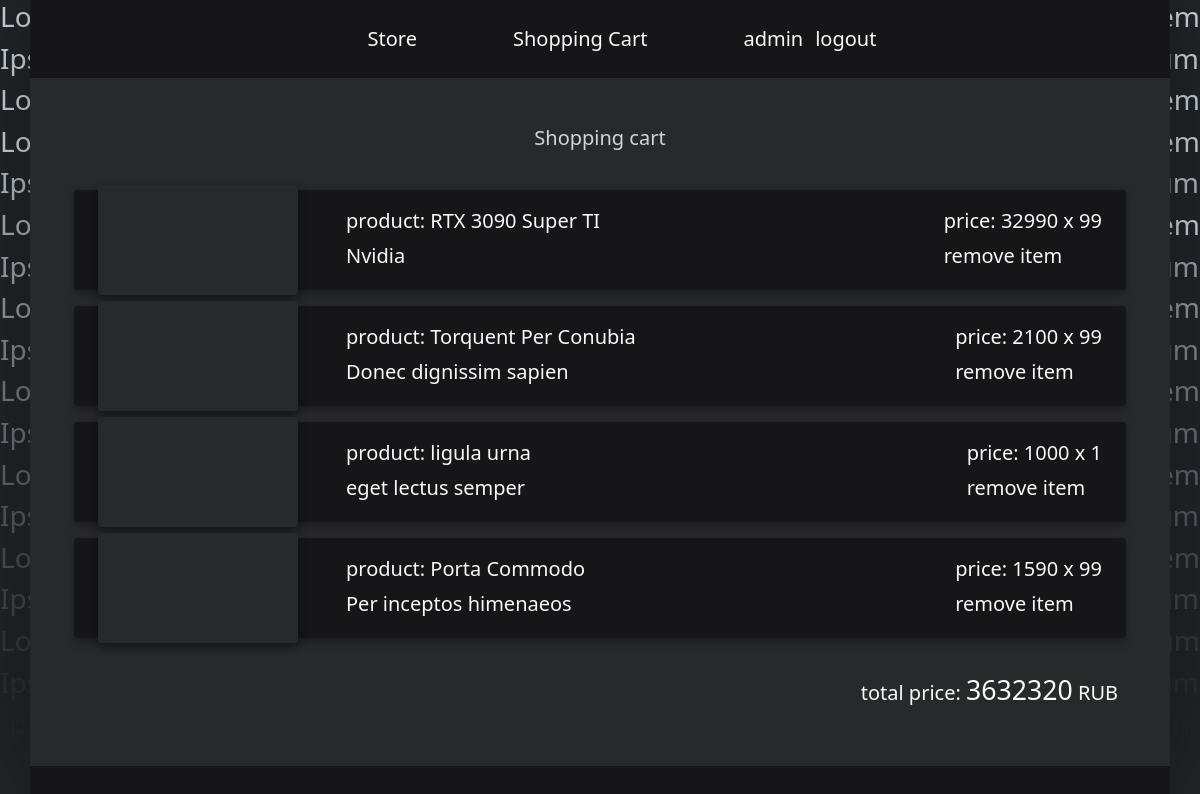
Before: /cart (signed in) with the older database file.
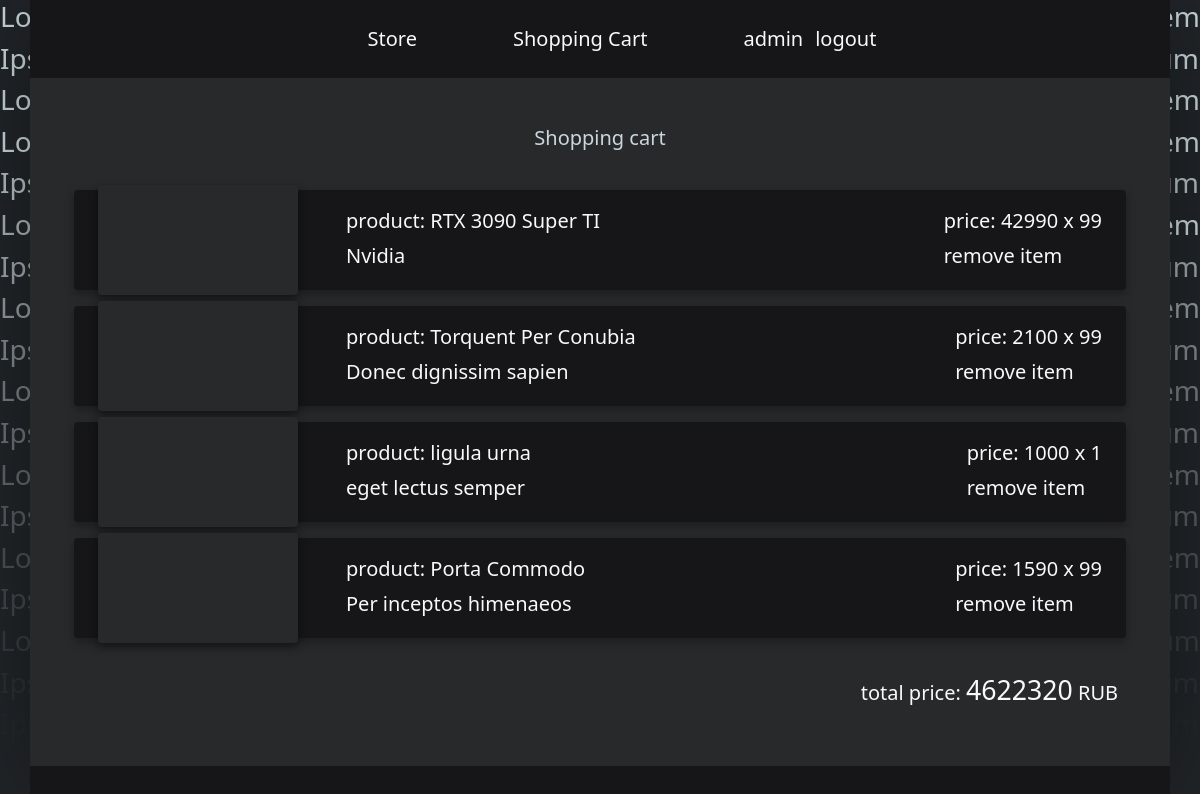
After: the same page with the newer database file.
### store/models.py (models this page shows, shortened)
class CartItem(models.Model):
    owner = models.ForeignKey(User, on_delete=models.CASCADE)
    item = models.ForeignKey(Item, on_delete=models.CASCADE)
    quantity = models.IntegerField()

class Item(models.Model):
    name = models.CharField('Item Name', max_length=60, default="Placeholder")
    sentence = models.CharField('Item Sentence', max_length=60)
    img_url = models.URLField('Item Image Url')
    descripotion = models.TextField('Item Description')
    price = models.IntegerField()

### store/views.py (the view)
# urls.py: path('cart', views.cart, name="cart"),
@login_required(login_url="login")
def cart(req):
    try:
        cart_items = CartItem.objects.filter(owner=req.user).order_by('-id')
        total_cost = sum([entry.item.price * entry.quantity for entry in cart_items])
    except CartItem.DoesNotExist:
        cart_items = []
        total_cost = 0
    context = {
        "cart_items": cart_items,
        "total_cost": total_cost
    }
    return render(req, 'store/cart.html', context)

### store/templates/store/cart.html (shortened to what this page needs)
{% extends 'layout.html' %}
{% load static %}
{% block content %}
<div class="row p-4 bg-dark d-flex align-items-start" style="min-height: 70vh;">
    <div>
        <h5 class='lead text-center text-light p-4 text-ipsum'>Shopping cart</h5>
        {% if cart_items %}
            {% for item in cart_items %}
            <div class="m-2 mt-3 p-4 rounded d-flex justify-content-between align-items-center bg-primary" style="box-shadow: 0px 4px 10px rgba(0, 0, 0, 0.308); height: 100px;">
                <div class="d-flex">
                    <div class="bg-dark rounded" style="width: 200px; box-shadow: 0px 4px 10px rgba(0, 0, 0, 0.445);">
                        <a href="{% url 'item_detail' item.item.id %}" class="text-decoration-none">
                        <div class="rounded" style='height: 100%; width: 100%; background-image: url("{{item.item.img_url}}"); background-size: cover; background-position: center;'></div>
                        </a>
                    </div>
                    <div class="ms-4 p-4">
                        <h4 class="lead text-light">product: <strong>{{item.item.name}}</strong></h4>
                        <div class="lead text-light">{{item.item.sentence}}</div>
                    </div>
                </div>
                <div class="">
                    <h4 class="lead text-light"><strong>price: {{item.item.price}} x {{item.quantity}}</strong></h4>
                    <a href="{% url 'delete_cart_item' item_id=item.id %}" onClick="return window.confirm('точно хочешь удалить?');" class="lead text-decoration-none text-light"><strong>remove item</strong></a>
                </div>
            </div>
            {% endfor %}
            <div class="d-flex w-100 justify-content-end p-4 m-2">
                <div class="lead text-light">total price: <strong> <span id="total_cost" style="font-size: 20pt;">{{total_cost}}</span></strong> RUB</div>
            </div>
        {% endif %}
    </div>
</div>
{% endblock %}

### templates/layout.html (shortened to what this page needs)
{% load static %}
<!DOCTYPE html>
<html lang="en">
<head>
    <link rel="stylesheet" type="text/css" href="{% static 'css/bootstrap.css' %}">
    <link rel="stylesheet" type="text/css" href="{% static 'css/style.css' %}">
</head>
<body style="background: rgb(33, 37, 41);">
<div class="bg-bg-img" style="
    z-index: -9999;">
    <div style="position: absolute; right: 0px; z-index: -9999;">
        <h3 style="color:#CAD8DE">Lorem Ipsum <span style="color:#CAD8DE">Lorem Ipsum</span> Lorem</h3>
        <h3 style="color:#CAD8DE">Ipsum Lorem Ipsum Lorem Ipsum</h3>
        <h3 style="color:#CAD8DEff">Lorem Ipsum Lorem Ipsum Lorem</h3>
        <h3 style="color:#CAD8DE">Lorem Ipsum Lorem Ipsum Lorem</h3>
        <h3 style="color:#CAD8DEDD">Ipsum Lorem Ipsum Lorem Ipsum</h3>
        <h3 style="color:#CAD8DECC">Lorem Ipsum Lorem Ipsum <span style="color:#CAD8DE">Lorem</span></h3>
        <h3 style="color:#CAD8DEBB">Ipsum Lorem Ipsum Lorem Ipsum</h3>
        <h3 style="color:#CAD8DEAA">Lorem Ipsum Lorem Ipsum Lorem</h3>
        <h3 style="color:#CAD8DE90">Ipsum <span style="color:#CAD8DE90">Lorem Ipsum</span> Lorem Ipsum</h3>
        <h3 style="color:#CAD8DE80">Lorem Ipsum Lorem Ipsum Lorem</h3>
        <h3 style="color:#CAD8DE70">Ipsum Lorem Ipsum Lorem Ipsum</h3>
        <h3 style="color:#CAD8DE60">Lorem Ipsum Lorem Ipsum Lorem</h3>
        <h3 style="color:#CAD8DE50">Ipsum Lorem Ipsum Lorem Ipsum</h3>
        <h3 style="color:#CAD8DE40"><span style="color:#CAD8DE40">Lorem Ipsum</span> Lorem Ipsum Lorem</h3>
        <h3 style="color:#CAD8DE30">Ipsum Lorem Ipsum Lorem Ipsum</h3>
        <h3 style="color:#CAD8DE20">Lorem Ipsum Lorem <span style="color:#CAD8DE20">Lorem Ipsum</span></h3>
        <h3 style="color:#CAD8DE10">Ipsum Lorem Ipsum Lorem Ipsum</h3>
        <h3 style="color:#CAD8DE05">Ipsum Lorem Ipsum Lorem Ipsum</h3>
    </div>
    <div style="position: absolute; left: 0px; z-index: -9999;">
        <h3 style="color:#CAD8DE">Lorem Ipsum <span style="color:#CAD8DE">Lorem Ipsum</span> Lorem</h3>
        <h3 style="color:#CAD8DE">Ipsum Lorem Ipsum Lorem Ipsum</h3>
        <h3 style="color:#CAD8DEff"><span style="color:#CAD8DE">Lorem Ipsum</span> Lorem Ipsum Lorem</h3>
        <h3 style="color:#CAD8DE">Lorem Ipsum Lorem Ipsum Lorem</h3>
        <h3 style="color:#CAD8DEDD">Ipsum Lorem Ipsum Lorem Ipsum</h3>
        <h3 style="color:#CAD8DECC">Lorem Ipsum Lorem Ipsum <span style="color:#CAD8DE">Lorem</span></h3>
        <h3 style="color:#CAD8DEBB">Ipsum Lorem Ipsum Lorem Ipsum</h3>
        <h3 style="color:#CAD8DEAA">Lorem Ipsum Lorem Ipsum Lorem</h3>
        <h3 style="color:#CAD8DE90">Ipsum <span style="color:#CAD8DE90">Lorem Ipsum</span> Lorem Ipsum</h3>
        <h3 style="color:#CAD8DE80">Lorem Ipsum Lorem Ipsum Lorem</h3>
        <h3 style="color:#CAD8DE70">Ipsum Lorem Ipsum Lorem Ipsum</h3>
        <h3 style="color:#CAD8DE60">Lorem Ipsum Lorem Ipsum Lorem</h3>
        <h3 style="color:#CAD8DE50">Ipsum Lorem Ipsum Lorem Ipsum</h3>
        <h3 style="color:#CAD8DE40"><span style="color:#CAD8DE40">Lorem Ipsum</span> Lorem Ipsum Lorem</h3>
        <h3 style="color:#CAD8DE30">Ipsum Lorem Ipsum Lorem Ipsum</h3>
        <h3 style="color:#CAD8DE20">Lorem Ipsum Lorem <span style="color:#CAD8DE20">Lorem Ipsum</span></h3>
        <h3 style="color:#CAD8DE10">Ipsum Lorem Ipsum Lorem Ipsum</h3>
        <h3 style="color:#CAD8DE05">Ipsum Lorem Ipsum Lorem Ipsum</h3>
    </div>
</div>
<div class="main-cont container-lg at-least-fullscreen bg-primary" style=" box-shadow: 0px 0px 100px rgba(0, 0, 0, 0.39);">
    {% include 'header.html' %}
    {% block content %}
    {% endblock %}
</div>
</body>
</html>

### templates/header.html (shortened to what this page needs)
 <div class="container">
    <header class="d-flex justify-content-center py-3">
      <ul class="nav nav-pills">
        <li class="nav-item"><a href="{% url 'store' %}" class="ps-5 pe-5 text-light lead nav-link">Store</a></li>
        <li class="nav-item"><a href="{% url 'cart' %}" class="ps-5 pe-5  text-light lead nav-link">Shopping Cart</a></li>
        {% if request.user.is_authenticated %}
          <li class="nav-item"><a href="{% url 'cart' %}" class="ps-5 pe-2 text-light lead nav-link"><strong>{{request.user.username}}</strong></a></li>
          <li class="nav-item"><a href="{% url 'logout' %}" class="ps-1 pe-1  text-light lead nav-link">logout</a></li>
        {% else %}
          <li class="nav-item"><a href="{% url 'login' %}" class="ps-5 pe-2 text-light lead nav-link"><strong>login</strong></a></li>
          <li class="nav-item"><a href="{% url 'register' %}" class="ps-1 pe-1 text-light lead nav-link">register</a></li>
        {% endif %}
      </ul>
    </header>
  </div>

### static/css/style.css (style rules this page uses)
.main-cont { box-shadow: 0px 0px 30px #2121211a; }
.at-least-fullscreen { min-height: 100vh; }
body { background: rgb(33,37,41); background: linear-gradient(0deg, rgba(33,37,41,1) 0%, rgba(255,160,136,0.4514180672268907) 100%); }

Changed rows visible on the page:
changed through a linked row, CartItem "RTX 3090 Super TI": item.price "32990" → "42990"
Other visible differences:
{{ total_cost }}: "3632320" → "4622320"
